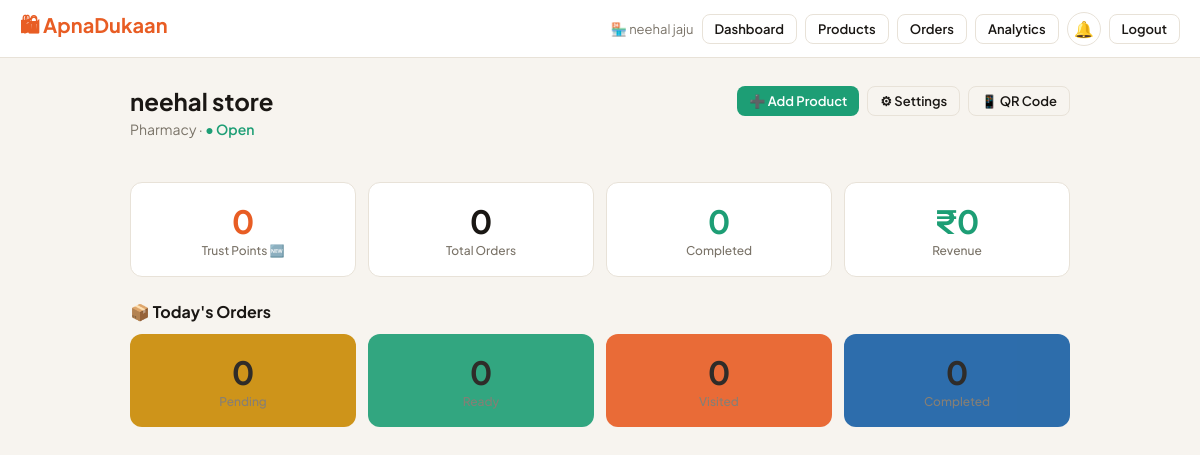
/owner/dashboard (signed in), run on the app's committed database.
### tables this page shows
CREATE TABLE stores(store_id TEXT PRIMARY KEY,owner_id TEXT NOT NULL,
  name TEXT NOT NULL,owner_name TEXT NOT NULL,address TEXT NOT NULL DEFAULT'',
  category TEXT NOT NULL DEFAULT'General',qr_code TEXT NOT NULL,
  points INTEGER NOT NULL DEFAULT 0,is_open INTEGER NOT NULL DEFAULT 1,
  is_approved INTEGER NOT NULL DEFAULT 1,
  description TEXT NOT NULL DEFAULT'',
  image_b64 TEXT,image_mime TEXT NOT NULL DEFAULT'image/jpeg',
  created_at TEXT NOT NULL DEFAULT(datetime('now')), latitude REAL, longitude REAL,
  FOREIGN KEY(owner_id) REFERENCES owners(owner_id));

CREATE TABLE store_analytics(store_id TEXT PRIMARY KEY,
  total_orders INTEGER NOT NULL DEFAULT 0,completed_orders INTEGER NOT NULL DEFAULT 0,
  total_visits INTEGER NOT NULL DEFAULT 0,no_shows INTEGER NOT NULL DEFAULT 0,
  repeat_customers INTEGER NOT NULL DEFAULT 0,total_revenue REAL NOT NULL DEFAULT 0,
  peak_slots TEXT NOT NULL DEFAULT'{}',last_updated TEXT NOT NULL DEFAULT(datetime('now')),
  FOREIGN KEY(store_id) REFERENCES stores(store_id));

### app.py (the view)
    @app.route("/owner/dashboard")
    @owner_required
    def owner_dashboard():
        sid=session["store_id"]; conn=get_db()
        store=conn.execute("SELECT * FROM stores WHERE store_id=?",(sid,)).fetchone()
        analytics=conn.execute("SELECT * FROM store_analytics WHERE store_id=?",(sid,)).fetchone()
        pending=conn.execute("""SELECT o.*,ts.label AS slot_label
            FROM orders o JOIN time_slots ts ON o.slot_id=ts.slot_id
            WHERE o.store_id=? AND o.status IN('placed','preparing')
            ORDER BY o.pickup_date, ts.start_time""", (sid,)).fetchall()
        today_orders=conn.execute("""SELECT o.*,ts.label AS slot_label
            FROM orders o JOIN time_slots ts ON o.slot_id=ts.slot_id
            WHERE o.store_id=? AND o.pickup_date=date('now')
            ORDER BY ts.start_time""", (sid,)).fetchall()
        ready=[o for o in today_orders if o["status"]=="ready"]
        visited=[o for o in today_orders if o["status"]=="visited"]
        completed=[o for o in today_orders if o["status"]=="completed"]
        pts=get_points(sid); tier,icon=get_tier(pts)
        peak_slots=json.loads(analytics["peak_slots"]) if analytics and analytics["peak_slots"] else {}
        avg_r,r_cnt=get_avg_rating("store",sid)
        return render_template("owner_dashboard.html",store=store,analytics=analytics,
                               pending=pending,ready=ready,visited=visited,completed=completed,
                               store_points=pts,tier=tier,icon=icon,peak_slots=peak_slots,
                               avg_rating=avg_r,rating_count=r_cnt)

### app.py (called while the page is built)
def _register_db_hooks(app):
    @app.teardown_appcontext
    def close_db(exc=None):
        db = g.pop("db", None)
        if db: db.close()

def get_db():
    if "db" not in g:
        from flask import current_app
        g.db = sqlite3.connect(current_app.config["DB_PATH"], timeout=30, check_same_thread=False)
        g.db.row_factory = sqlite3.Row
        for pragma in ("PRAGMA journal_mode=WAL","PRAGMA busy_timeout=30000",
                       "PRAGMA synchronous=NORMAL","PRAGMA foreign_keys=ON"):
            g.db.execute(pragma)
    return g.db

def get_unread_count(recipient_type, recipient_id):
    try:
        r = get_db().execute(
            "SELECT COUNT(*) FROM notifications WHERE recipient_type=? AND recipient_id=? AND is_read=0",
            (recipient_type, recipient_id)).fetchone()
        return r[0] if r else 0
    except Exception:
        return 0

def get_points(eid):
    r = get_db().execute("SELECT total_points FROM points WHERE entity_id=?",(eid,)).fetchone()
    return int(r["total_points"]) if r else 0

def get_tier(pts):
    if pts>=200: return "Star","⭐"
    if pts>=50:  return "Trusted","✅"
    return "New","🆕"

def get_avg_rating(ttype, tid):
    r=get_db().execute("SELECT AVG(rating) avg,COUNT(*) cnt FROM reviews WHERE target_type=? AND target_id=?",
                       (ttype,tid)).fetchone()
    if not r or not r["avg"]: return None,0
    return round(r["avg"],1), r["cnt"]

def owner_required(f):
    @wraps(f)
    def d(*a,**kw):
        if not session.get("owner_id"):
            flash("Please log in to access your store dashboard.","error")
            return redirect(url_for("owner_login"))
        return f(*a,**kw)
    return d

def _register_security_headers(app):
    @app.after_request
    def add_headers(response):
        h = response.headers
        h["X-Content-Type-Options"]="nosniff"; h["X-Frame-Options"]="SAMEORIGIN"
        h["X-XSS-Protection"]="1; mode=block"; h["Referrer-Policy"]="strict-origin-when-cross-origin"
        h["Permissions-Policy"]="geolocation=(),microphone=(),camera=()"
        if app.config.get("SESSION_COOKIE_SECURE"):
            h["Strict-Transport-Security"]="max-age=31536000; includeSubDomains"
        if request.path.startswith(("/owner/","/my-","/control-panel/")):
            h["Cache-Control"]="no-store,no-cache,must-revalidate,private"
        return response

### templates/owner_dashboard.html (shortened to what this page needs)
{% extends "base.html" %}
{% block content %}
<div style="display:flex;align-items:flex-start;justify-content:space-between;flex-wrap:wrap;gap:12px;margin-bottom:20px;">
  <div>
    <h1 class="page-title">{{ store.name }}</h1>
    <p class="page-subtitle">
      {{ store.category }} ·
      {% if store.is_open %}<span style="color:var(--green);font-weight:600;">● Open</span>
      {% else %}<span style="color:var(--red);font-weight:600;">○ Closed</span>{% endif %}
    </p>
  </div>
  <div style="display:flex;gap:8px;flex-wrap:wrap;">
    <a href="/owner/product/add" class="btn btn-success btn-sm">➕ Add Product</a>
    <a href="/owner/store/settings" class="btn btn-outline btn-sm">⚙ Settings</a>
    <a href="/owner/qr" class="btn btn-outline btn-sm">📱 QR Code</a>
  </div>
</div>
<div class="grid4" style="margin-bottom:24px;">
  <div class="stat-card">
    <div class="stat-num" style="color:var(--orange);">{{ store_points }}</div>
    <div class="stat-label">Trust Points {{ icon }}</div>
  </div>
  <div class="stat-card">
    <div class="stat-num">{{ analytics.total_orders if analytics else 0 }}</div>
    <div class="stat-label">Total Orders</div>
  </div>
  <div class="stat-card">
    <div class="stat-num" style="color:var(--green);">{{ analytics.completed_orders if analytics else 0 }}</div>
    <div class="stat-label">Completed</div>
  </div>
  <div class="stat-card">
    <div class="stat-num" style="color:var(--green);">₹{{ "%.0f"|format(analytics.total_revenue if analytics else 0) }}</div>
    <div class="stat-label">Revenue</div>
  </div>
</div>
<h2 style="font-size:16px;font-weight:700;margin-bottom:12px;">📦 Today's Orders</h2>
<div class="grid4" style="margin-bottom:20px;">
  {% for label, lst, color in [('Pending', pending, '--yellow'),('Ready', ready, '--green'),('Visited', visited, '--orange'),('Completed', completed, '--blue')] %}
  <div class="stat-card" style="background:var({{ color }});border:none;opacity:.9;">
    <div class="stat-num">{{ lst|length }}</div>
    <div class="stat-label">{{ label }}</div>
  </div>
  {% endfor %}
</div>
{% endblock %}

### templates/base.html (shortened to what this page needs)
<!DOCTYPE html>
<html lang="en">
<head>
</head>
<body>
<nav class="nav">
  <a href="/" class="nav-brand">🛍 ApnaDukaan</a>
  <div class="nav-actions">
    <div id="nav-menu" class="nav-menu">
      {% if session.customer_name %}
      <span class="nav-user">👤 {{ session.customer_name }}</span>
      <form action="/search_product" method="GET" class="nav-search">
        <input
          type="text"
          name="q"
          placeholder="Search products..."
          class="nav-search-input"
        >
      </form>
      <a href="/my-orders" class="btn btn-outline btn-sm">🛒 My Orders</a>
      <a href="/my-points" class="btn btn-outline btn-sm">⭐ Points</a>
      <a href="/scan" class="btn btn-outline btn-sm">📷 Scan</a>
      {% if cart_count > 0 %}
        <span class="points-pill">🛒 {{ cart_count }} · ₹{{ cart_total }}</span>
      {% endif %}
      <a href="/notifications" class="notif-bell nav-item nav-highlight" title="Notifications">
        🔔<span>Notifications</span>{% if notif_count > 0 %}<span class="notif-dot">{{ notif_count if notif_count < 100 else '99+' }}</span>{% endif %}
      </a>
      <a href="/customer/logout" class="btn btn-outline btn-sm">Logout</a>
    {% elif session.owner_id %}
      <span class="nav-user">🏪 {{ owner_name }}</span>
      <a href="/owner/dashboard" class="btn btn-outline btn-sm">Dashboard</a>
      <a href="/owner/products" class="btn btn-outline btn-sm">Products</a>
      <a href="/owner/orders" class="btn btn-outline btn-sm">Orders</a>
      <a href="/owner/analytics" class="btn btn-outline btn-sm">Analytics</a>
      <a href="/owner/notifications" class="notif-bell" title="Notifications">
        🔔{% if notif_count > 0 %}<span class="notif-dot">{{ notif_count if notif_count < 100 else '99+' }}</span>{% endif %}
      </a>
      <a href="/owner/logout" class="btn btn-outline btn-sm">Logout</a>
    {% endif %}
    </div>
    </div>
</nav>
<div class="container">
  {% block content %}{% endblock %}
</div>
</body>
</html>

### templates/base.html (style rules this page uses)
:root { --bg:#F7F4EF;--card:#fff;--border:#E8E2D8;--text:#1A1714;--muted:#7A7368; --orange:#E85D24;--ol:#FEF0E9;--green:#1D9E75;--gl:#EAF7F1;--blue:#185FA5;--bl:#EBF3FC; --red:#D42B2B;--rl:#FEF0F0;--yellow:#CA8A04;--yl:#FEFCE8;--r:12px; --sh:0 1px 3px rgba(0,0,0,.06),0 4px 12px rgba(0,0,0,.04); }
* { box-sizing:border-box;margin:0;padding:0; }
body { font-family:'Plus Jakarta Sans',sans-serif;background:var(--bg);color:var(--text);min-height:100vh; }
a { color:inherit;text-decoration:none; }
.nav { background:var(--card);border-bottom:1px solid var(--border);padding:0 20px; display:flex;align-items:center;justify-content:space-between;height:58px;position:sticky;top:0;z-index:100; }
.nav-brand { font-size:20px;font-weight:700;color:var(--orange); }
.nav-actions { display:flex;align-items:center;gap:8px;flex-wrap:wrap; }
.nav-user { font-size:13px;color:var(--muted); }
.container { max-width:980px;margin:0 auto;padding:28px 20px; }
.page-title { font-size:24px;font-weight:700;margin-bottom:4px; }
.page-subtitle { font-size:14px;color:var(--muted);margin-bottom:24px; }
.btn { display:inline-flex;align-items:center;gap:6px;padding:9px 18px;border-radius:8px; font-size:14px;font-weight:600;cursor:pointer;border:none;transition:all .15s;font-family:inherit; }
.btn-success { background:var(--green);color:#fff; }
.btn-outline { background:transparent;border:1.5px solid var(--border);color:var(--text); }
.btn-sm { padding:6px 12px;font-size:13px; }
.grid4 { display:grid;grid-template-columns:repeat(4,1fr);gap:12px; }
.stat-card { background:var(--card);border:1px solid var(--border);border-radius:var(--r);padding:18px;text-align:center; }
.stat-num { font-size:32px;font-weight:700; }
.stat-label { font-size:12px;color:var(--muted);margin-top:2px;font-weight:500; }
.notif-bell { position:relative;display:inline-flex;align-items:center;justify-content:center; width:34px;height:34px;border-radius:50%;border:1.5px solid var(--border); background:var(--card);cursor:pointer;font-size:16px;transition:all .15s; }
.nav-menu { display: flex;align-items: center;gap: 8px }

### data on the page
stores: owner_name "neehal jaju", name "neehal store", category "Pharmacy"
store_analytics: total_orders "0", completed_orders "0", total_revenue "0"

### other printed values
{{ store_points }} "0"
{{ icon }} "🆕"
{{ lst|length }} "0" "0" "0" "0"
{{ label }} "Pending" "Completed"
